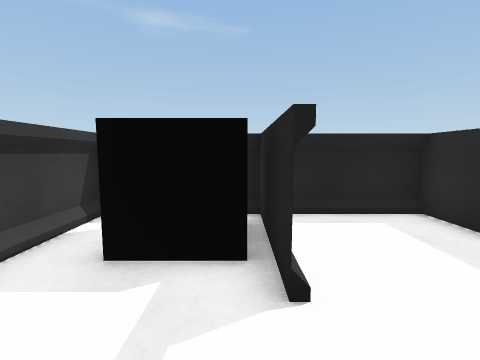
[1] (above)

24 first-person views from a walk through a 3-D level made in the Unity game engine. The camera is 1.5 m above the floor, tilts 6° down and sees 85° across. The floor is counted in squares, 1 m on a side. Each view is taken from the middle of a square. On the plan, view 1 faces up. The plan holds only what a view shows up to about 14 squares ahead; the rest is blank. The place goes on beyond the plan.

[2]
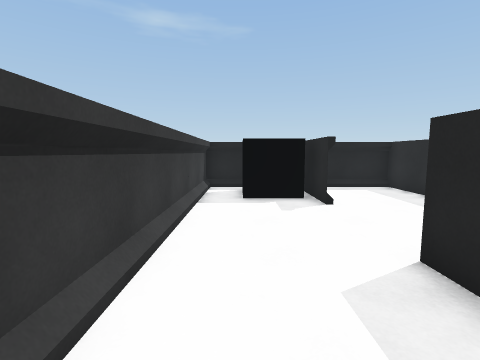

[3]
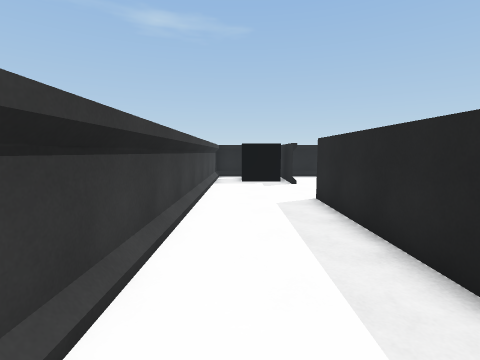

[4]
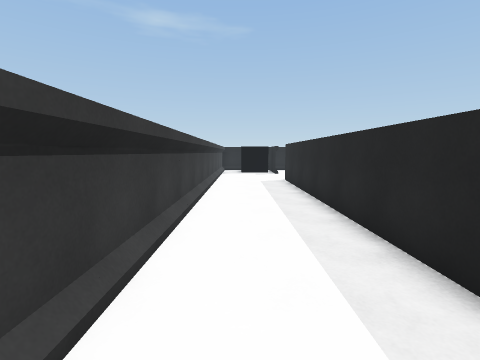

[5]
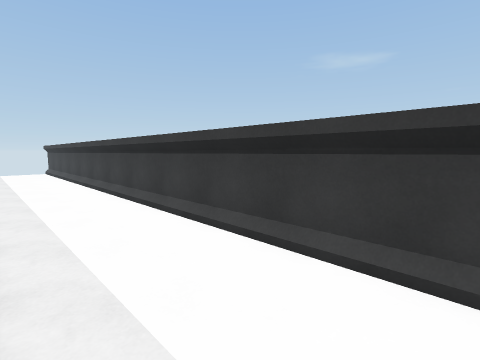

[6]
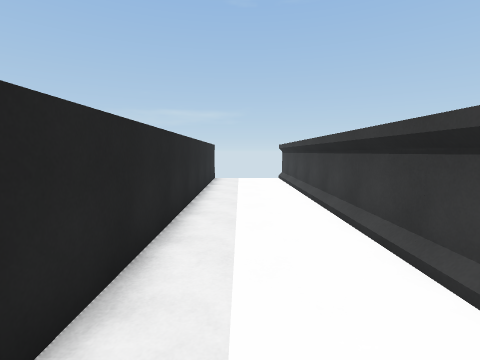

[7]
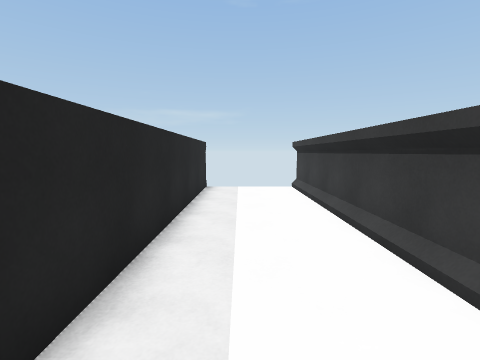

[8]
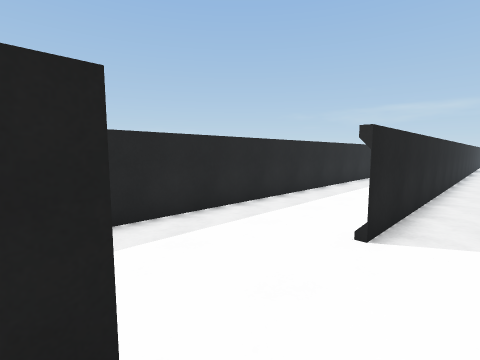

[9]
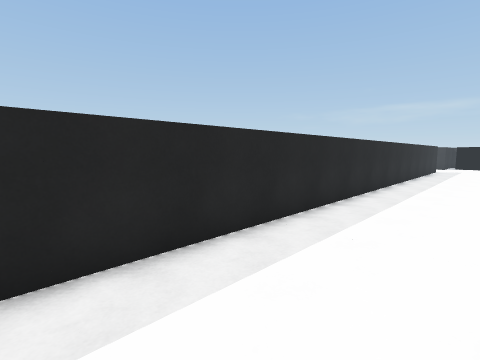

[10]
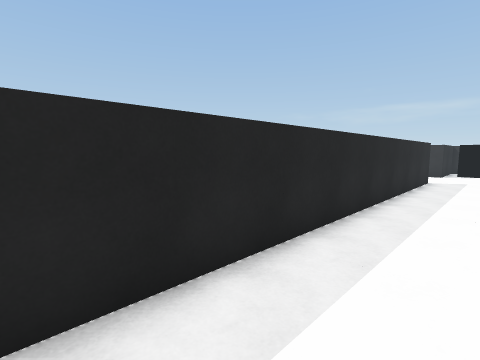

[11]
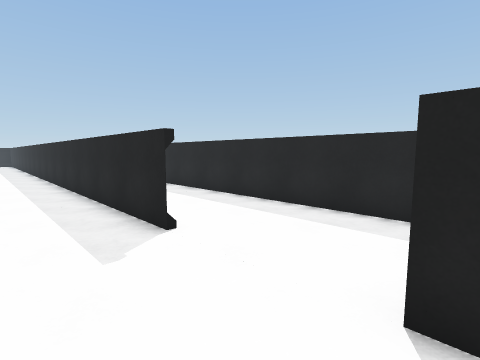

[12]
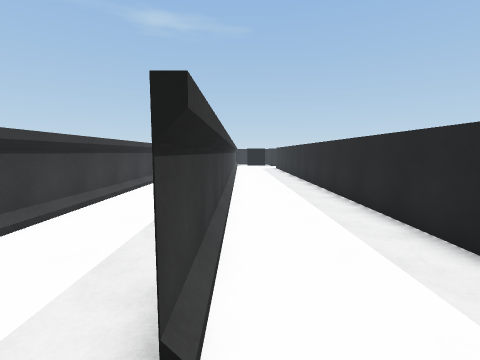

[13]
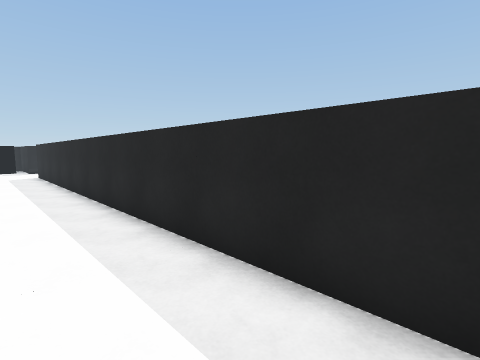

[14]
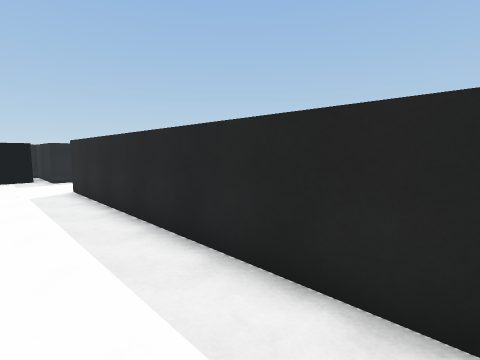

[15]
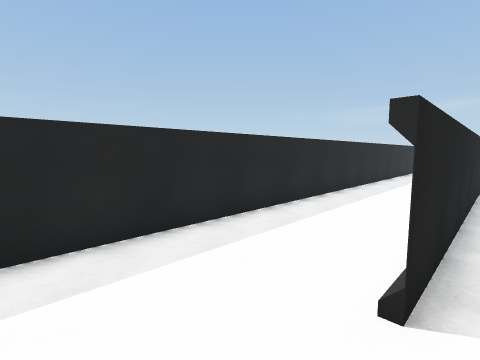

[16]
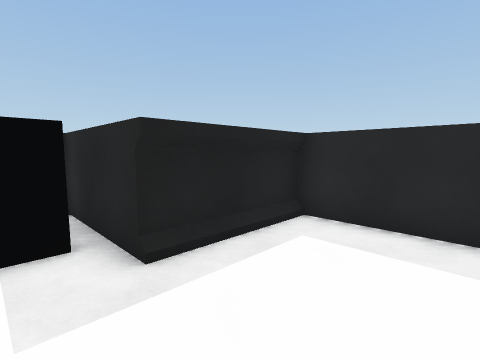

[17]
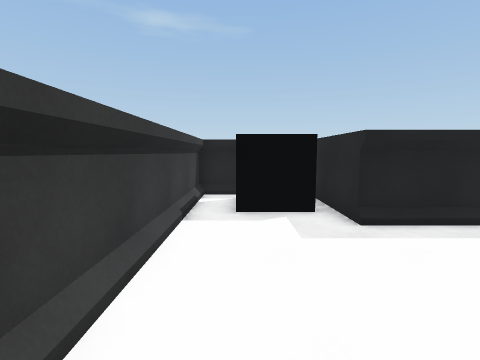

[18]
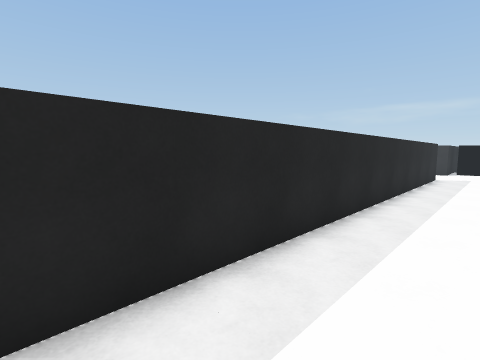

[19]
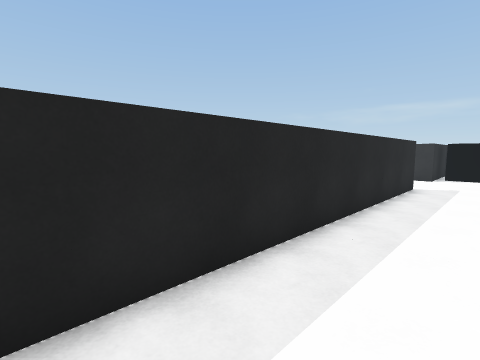

[20]
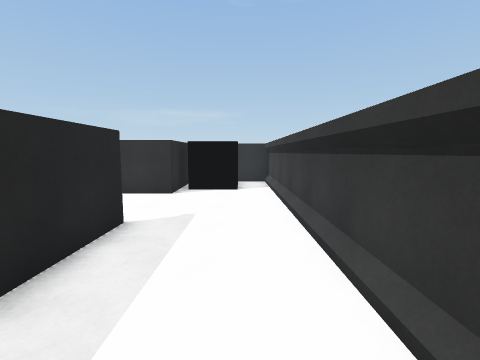

[21]
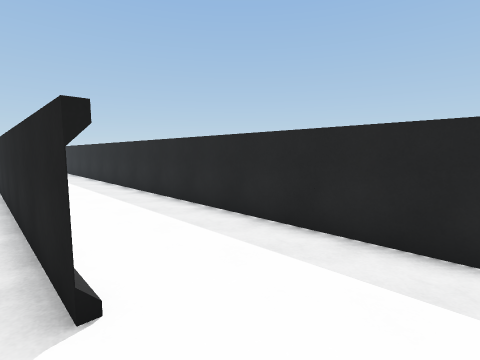

[22]
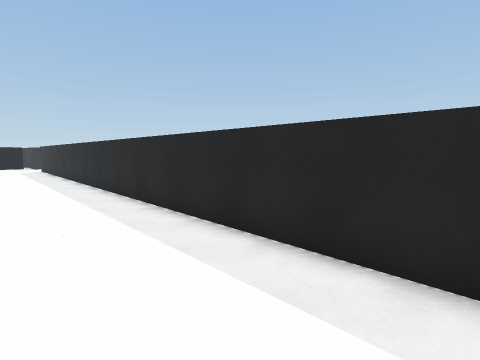

[23]
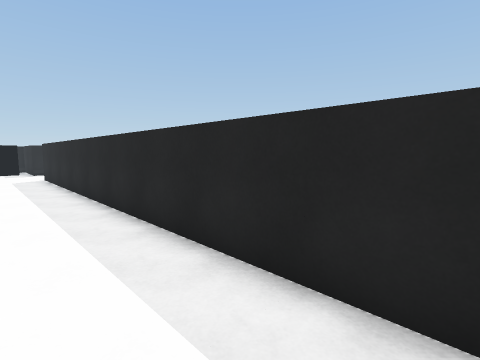

[24]
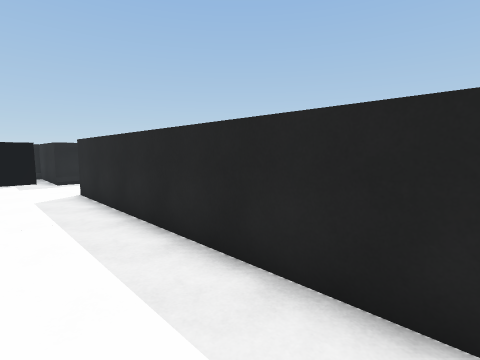

### Floor plan
Points are (right, up) in squares from view 1. A wall is a line through its corners. A room is listed if a view was taken in it or the views show most of it. See-through windows are left out.
Room 1 (views 1, 2, 3, 4, 5, 6, 7, 8, 9, 10, 11, 12, 13, 14, 15, 16, 17, 18, 19, 20, 21, 22, 23, 24)
walls: (4.5, -13.9) (4.5, -25.5); (8.5, -21.5) (8.5, -33.5) (10.1, -33.5); (0.5, -13.5) (0.5, -22.2); (0.5, -15.4) (0.5, -1.5); (12.5, -25.6) (12.5, 2.5) (8.5, 2.5) (8.5, 6.5); (4.5, -25.6) (4.5, 1.2); (16.5, -28) (16.5, -1.5); (8.5, -28.8) (8.5, -1.5); (17.5, 2.5) (16.5, 2.5) (16.5, 5.4); (4.5, -30) (4.5, -29.5); (4.5, 4) (4.5, 6.5) (4.5, -1.5); (0.5, 2.4) (0.5, 6.5); (12.5, -32.5) (12.5, -29.5) (14.4, -29.5); (5.9, 6.5) (0.1, 6.5); (0.5, -33.4) (0.5, -19.5); (-1.9, 6.5) (-3.5, 6.5) (-3.5, -33.5)
objects: black cube (-2, 4) to (0, 5); black cube (6, 4) to (8, 5); black cube (10, -32) to (12, -31); black cube (16, 4)

Positions as (right, up) in squares from view 1, and headings:
1: (0, 0), facing up
2: (-2, -5), facing up
3: (-2, -10), facing up
4: (-2, -16), facing up
5: (0, -11), facing down-left
6: (-1, -18), facing down
7: (-1, -22), facing down
8: (-1, 3), facing down-right
9: (1, -1), facing down-right
10: (2, -10), facing down-right
11: (2, -30), facing up-right
12: (5, -27), facing up
13: (6, -21), facing up-right
14: (6, -13), facing up-right
15: (8, 1), facing down-right
16: (7, -1), facing up-right
17: (6, -3), facing up
18: (10, -8), facing down-right
19: (10, -13), facing down-right
20: (10, -20), facing down
21: (12, -28), facing up-right
22: (13, -27), facing up-right
23: (14, -19), facing up-right
24: (14, -12), facing up-right
